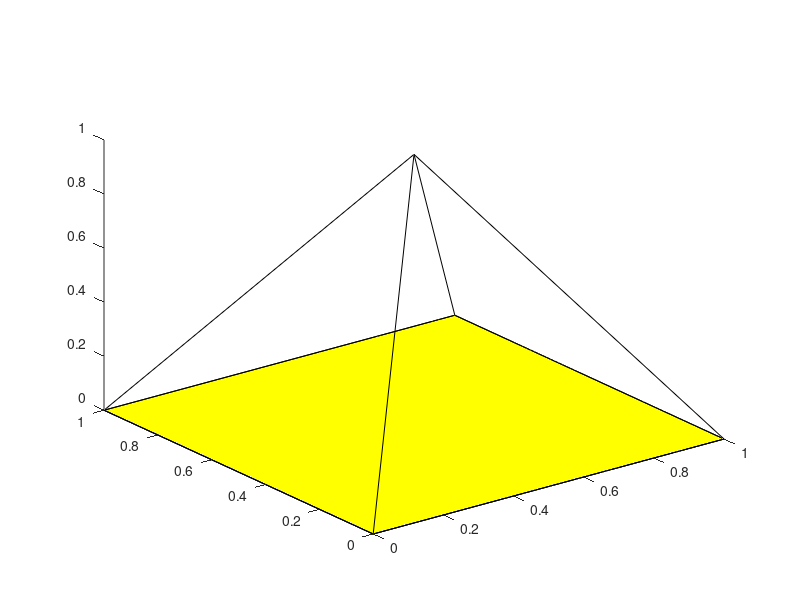

Write the MATLAB code that produced this figure. (Note: this script raises an error after producing the figure.)
x = [0 0 1 1 0
    1 1 1 0 0
    1 .5 .5 .5 .5
    0 NaN NaN NaN NaN];
y = [0 1 1 0 0
    0 1 0 0 1
    1 .5 .5 .5 .5
    1 NaN NaN NaN NaN];
z = [0 0 0 0 0
    0 0 0 0 0
    0 1 1 1 1
    0 NaN NaN NaN NaN];
patch(x,y,z,'y')
view(3);xyz,box
